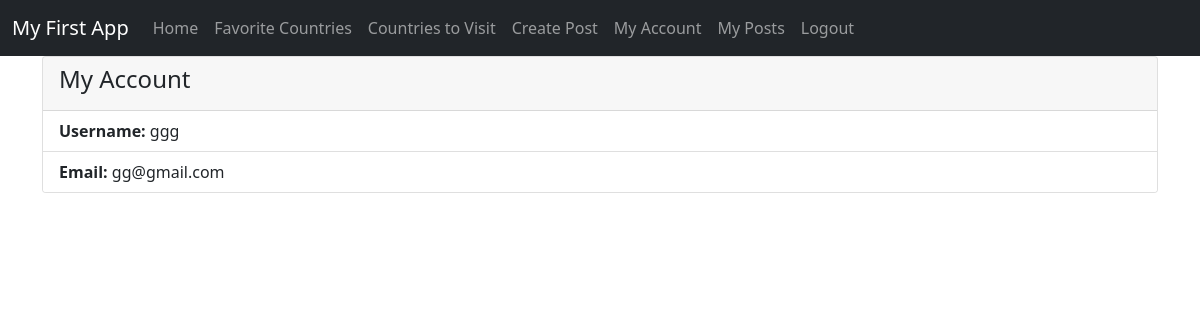
The page /myaccount (signed in) on the database as committed earlier.
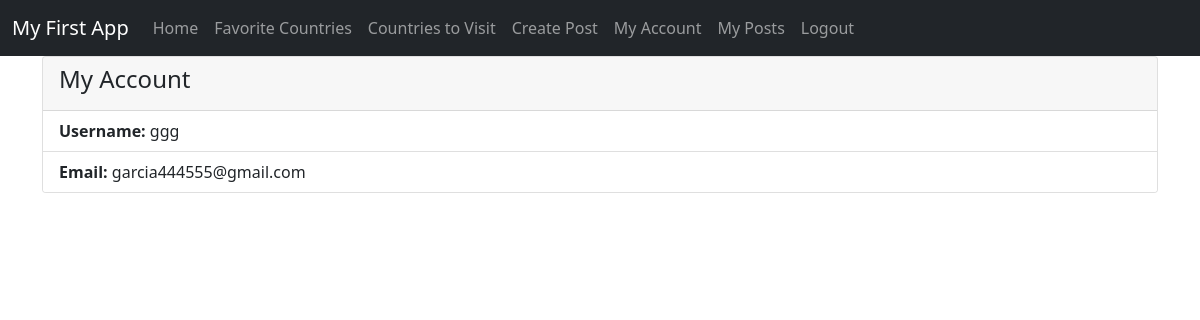
The same page on the database as committed later.
### app/models.py (models this page shows, shortened)
class User(db.Model, UserMixin):
    id = db.Column(db.Integer, primary_key=True)
    username = db.Column(db.String(150), nullable=False, unique=True)
    email = db.Column(db.String(150), nullable=False, unique=True)
    password = db.Column(db.String(256), nullable=False)
    posts = db.relationship('Post', backref='author', lazy=True)
    token = db.Column(db.String(32), index=True, unique=True)
    token_expiration = db.Column(db.DateTime)

### app/routes.py (the view)
@app.route('/myaccount')
@login_required
def my_account():
    return render_template('my_account.html')

### app/models.py (called while the page is built)
@login_manager.user_loader
def load_user(user_id):
    return User.query.get(user_id)

### app/templates/my_account.html
{% extends 'base.html' %}
{% block content %}
<div class="card">
    <div class="card-header">
        <h4 class='text-dark'>My Account</h4>
    </div>
    <ul class="list-group list-group-flush">
      <li class="list-group-item"><b>Username: </b>{{ current_user.username }}</li>
      <li class="list-group-item"><b>Email: </b>{{ current_user.email }}</li>
    </ul>
  </div>
{% endblock content %}

Rows that differ between the two databases and show on the page:
changed User "ggg": email "gg@gmail.com" → "garcia444555@gmail.com"
